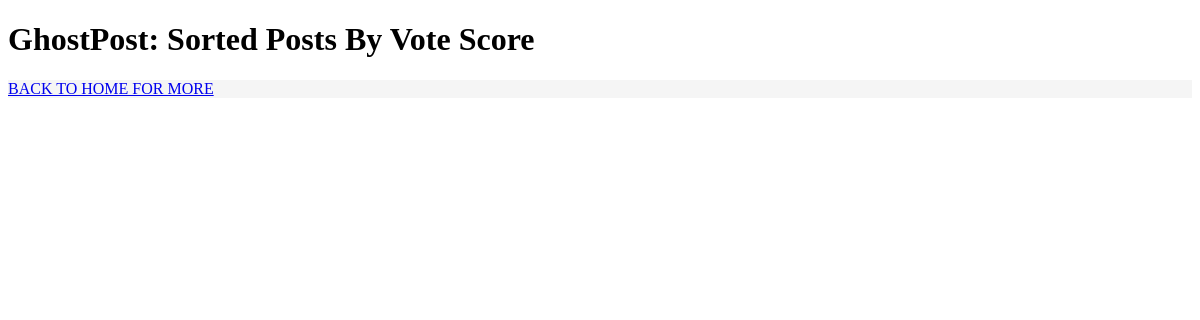
The page /sortedvotes/ on the database as committed earlier.
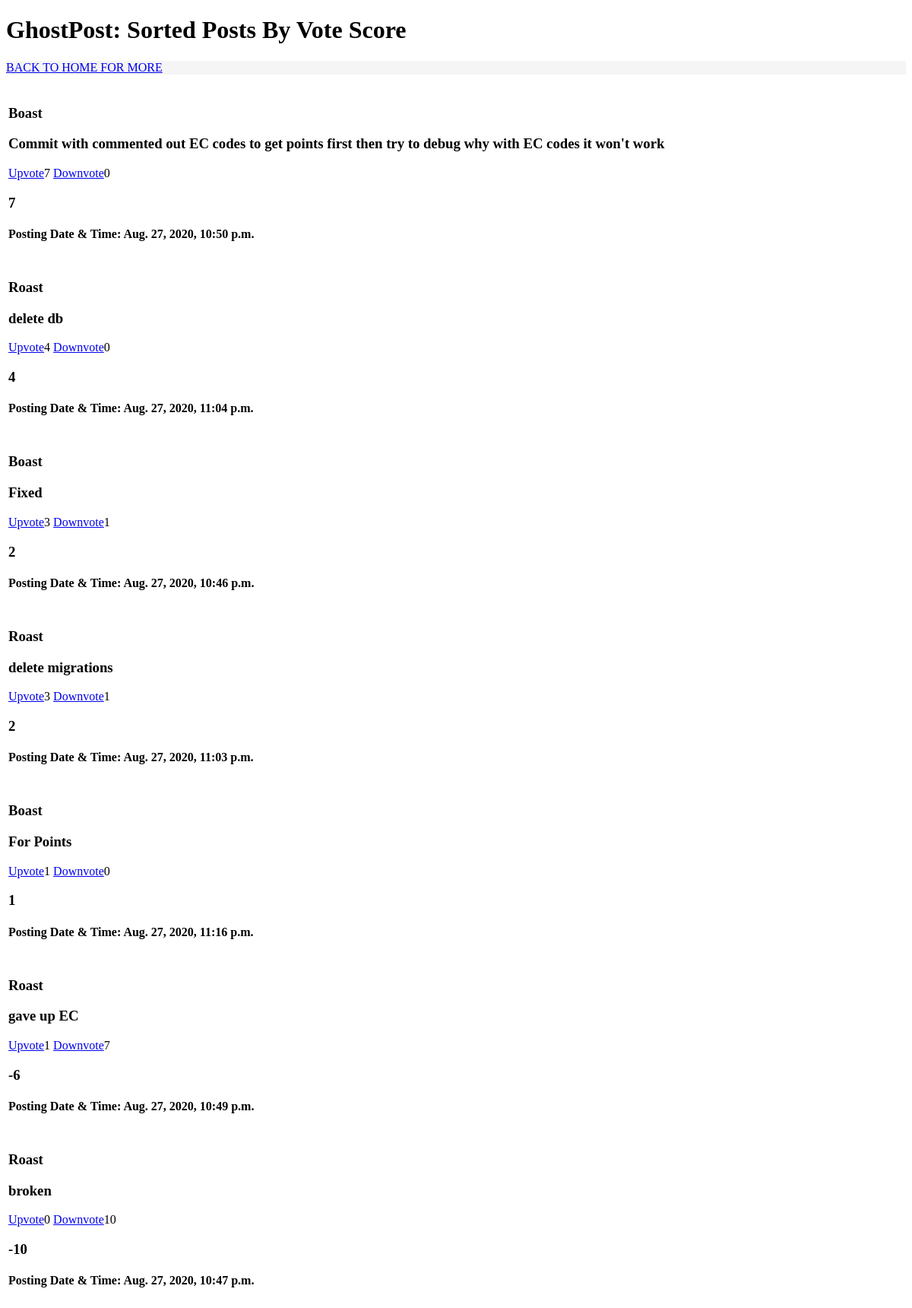
The same page on the database as committed later.
### ghostpost_app/models.py (models this page shows, shortened)
class BoastsRoastsModel(models.Model):
    is_boast = models.BooleanField()
    post_content = models.CharField(max_length=280)
    upvotes = models.IntegerField(default=0)
    downvotes = models.IntegerField(default=0)
    post_datetime = models.DateTimeField(default=timezone.now)
    privatesecret_key = models.CharField(max_length=50)  # https://docs.djangoproject.com/en/3.0/ref/settings/ and also refer to https://stackoverflow.com/questions/40856593/django-secret-key-settings
    @property
    def vote_score(self):
        vote_sum = self.upvotes - self.downvotes
        return vote_sum

### ghostpost_app/views.py (the view)
# urls.py: path('sortedvotes/', views.sortbyvotescore_view, name='sortedvotes'),
def sortbyvotescore_view(request):
    sorted_votes = sorted(BoastsRoastsModel.objects.all(), key=lambda sorted_votes: sorted_votes.vote_score, reverse=True)
    return render(request, 'sortedvotes.html', {'page_title': 'GhostPost: Sorted Posts By Vote Score', 'sorted_votes': sorted_votes})

### templates/sortedvotes.html (shortened to what this page needs)
<!DOCTYPE html>
<html lang="en">
<head>
</head>
<body>
    <h1>{{ page_title }}</h1>
    <nav style="background-color: whitesmoke;">
        <a href="/">BACK TO HOME FOR MORE</a>
    </nav>
    <br> {% for post in sorted_votes %}
    <div style="padding: 3px; border: gray 2px; margin-bottom: 4px;">
        {% if post.is_boast == True %}
        <h3>Boast</h3>
        {% else %}
        <h3>Roast</h3>
        {% endif %}
        <h3>{{ post.post_content }}</h3>
        <a href="{% url 'upvote' post.id %}">Upvote</a>{{ post.upvotes }}
        <a href="{% url 'downvote' post.id %}">Downvote</a>{{ post.downvotes }}
        <h3>{{ post.vote_score }}</h3>
        <h4>Posting Date & Time: {{ post.post_datetime }}</h4>
    </div>
    {% endfor %}
</body>
</html>

Rows that differ between the two databases and show on the page:
added BoastsRoastsModel: is_boast "Boast", post_content "Commit with commented out EC codes to get points first then try to debug why with EC codes it won't work", upvotes "7", downvotes "0", vote_score "7", post_datetime "Aug. 27, 2020, 10:50 p.m."
added BoastsRoastsModel: is_boast "Roast", post_content "delete db", upvotes "4", downvotes "0", vote_score "4", post_datetime "Aug. 27, 2020, 11:04 p.m."
added BoastsRoastsModel: is_boast "Boast", post_content "Fixed", upvotes "3", downvotes "1", vote_score "2", post_datetime "Aug. 27, 2020, 10:46 p.m."
added BoastsRoastsModel: is_boast "Roast", post_content "delete migrations", upvotes "3", downvotes "1", vote_score "2", post_datetime "Aug. 27, 2020, 11:03 p.m."
added BoastsRoastsModel: is_boast "Boast", post_content "For Points", upvotes "1", downvotes "0", vote_score "1", post_datetime "Aug. 27, 2020, 11:16 p.m."
added BoastsRoastsModel: is_boast "Roast", post_content "gave up EC", upvotes "1", downvotes "7", vote_score "-6", post_datetime "Aug. 27, 2020, 10:49 p.m."
added BoastsRoastsModel: is_boast "Roast", post_content "broken", upvotes "0", downvotes "10", vote_score "-10", post_datetime "Aug. 27, 2020, 10:47 p.m."
